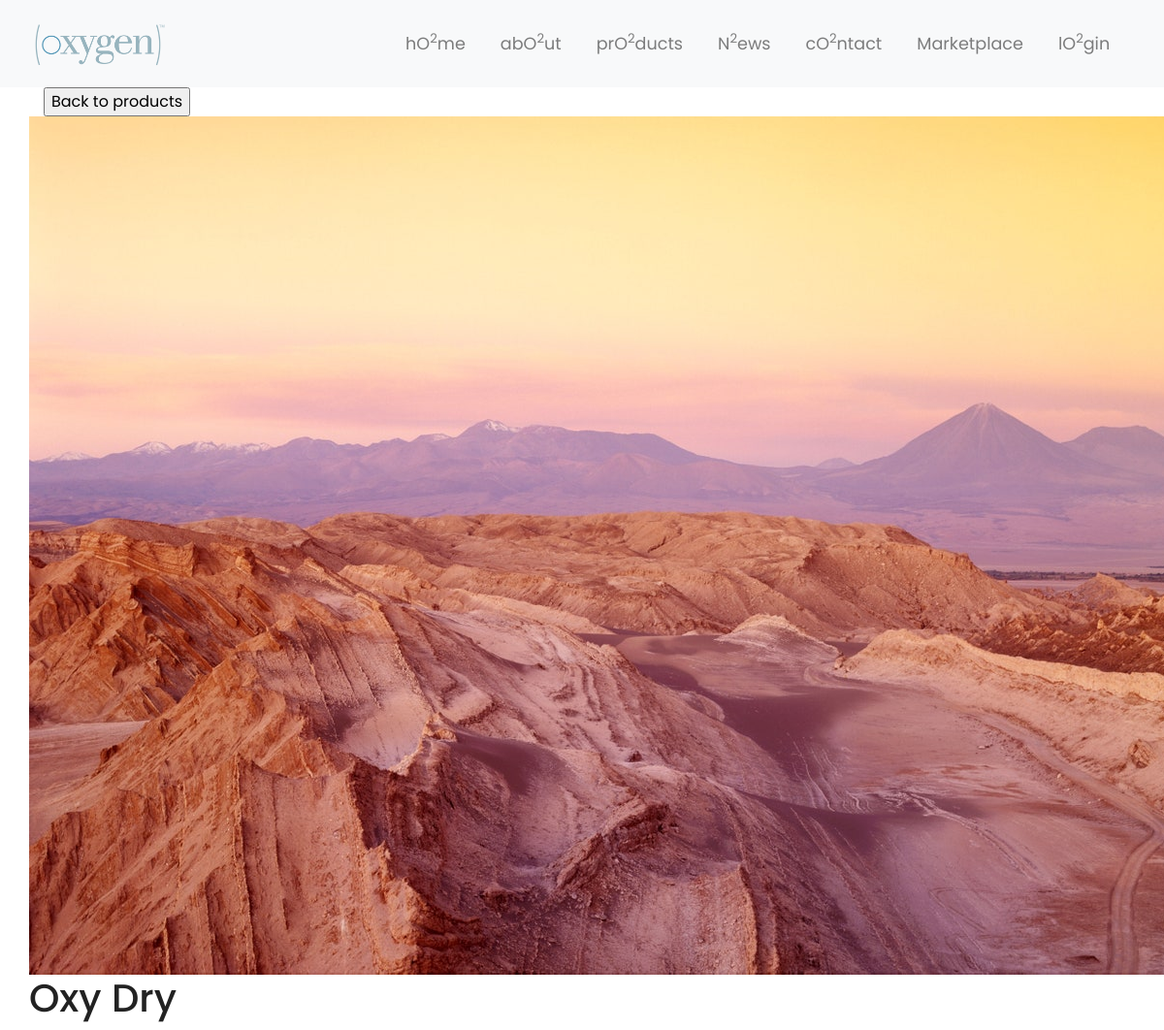
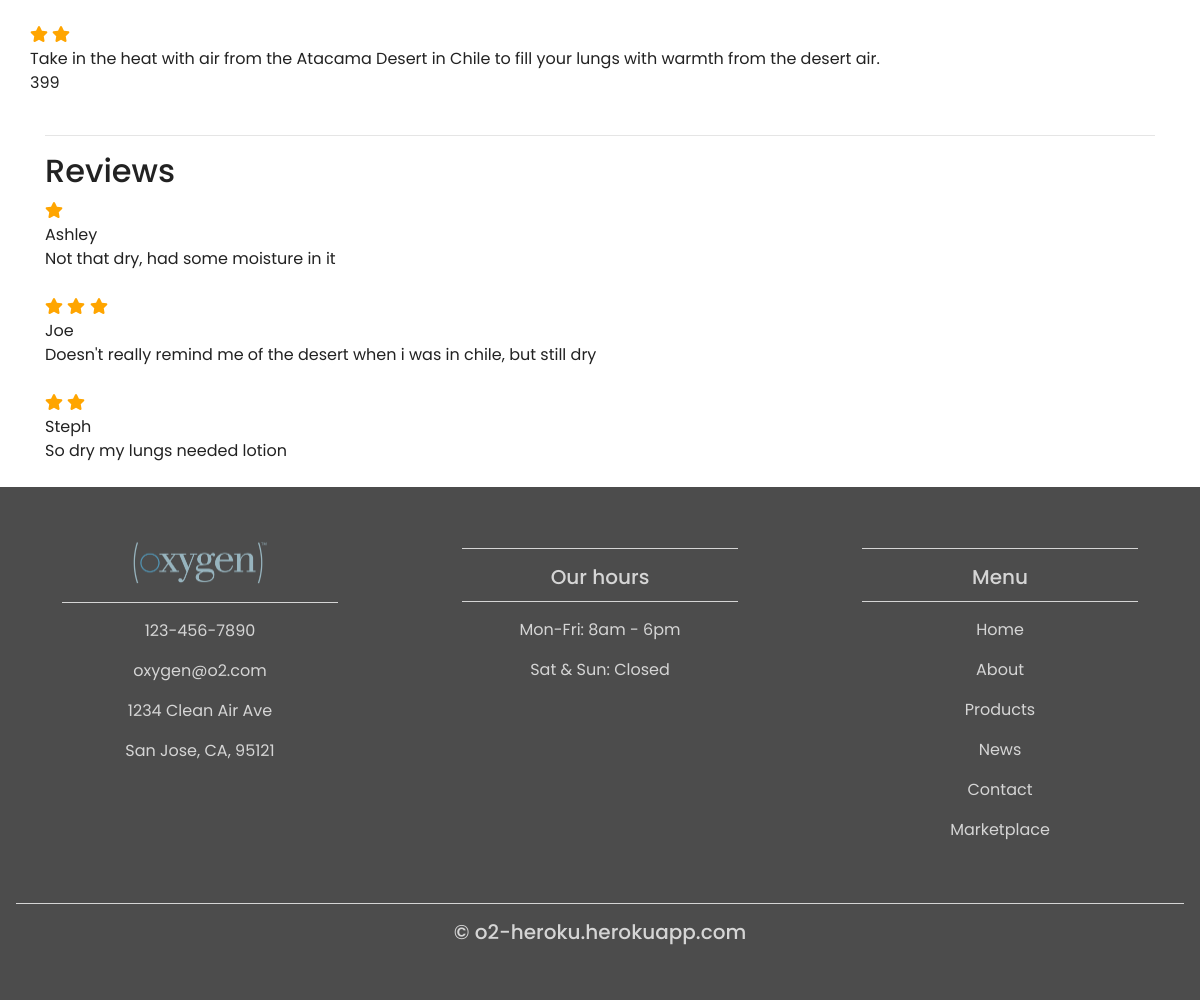
/detailPage.php?value=3, run on the app's committed database (2 pictures, top to bottom).
### tables this page shows
CREATE TABLE `products` (
  `product_id` int(11) NOT NULL,
  `name` varchar(50) NOT NULL,
  `image` varchar(100) NOT NULL,
  `description` text NOT NULL,
  `pricing` varchar(10) NOT NULL,
  `product_rating` double DEFAULT NULL,
  `view_count` int(11) NOT NULL
);

CREATE TABLE `ratings` (
  `rating_id` int(11) NOT NULL,
  `product_id` int(11) NOT NULL,
  `user_name` varchar(30) NOT NULL,
  `comment` text NOT NULL,
  `rating` double NOT NULL
);

### detailPage.php (the view, shortened to what this page needs)
<?php
include("dbconfig.php");
include("starsComponent.php");
$sql_view_count = 'UPDATE products SET view_count = view_count + 1 WHERE product_id =' . $_GET["value"];
mysqli_query($conn, $sql_view_count);
$sql1 = 'SELECT * FROM products WHERE product_id = ' . $_GET["value"] . '';
$query1 = mysqli_query($conn, $sql1);
$products = mysqli_fetch_assoc($query1);
?>
<!DOCTYPE html>
<html lang="en">
<head>
    <link rel="stylesheet" href="https://maxcdn.bootstrapcdn.com/bootstrap/4.0.0/css/bootstrap.min.css">
    <link rel="stylesheet" href="./css/style.css" />
</head>
<body>
    <?php include('navComponent.php') ?>
    <div class="container">
        <form action="productsPage.php">
            <input type="submit" value="Back to products" />
        </form>
        <div class="row">
            <div class="column">
                <?php echo '<img src="/img/' . $products['image'] . '">'; ?>
            </div>
            <div class="column">
                <?php
                echo '<h1>' . $products['name'] . '</h1>';
                displayStars($products["product_rating"]);
                echo $products['description'];
                echo $products['pricing'];
                ?>
            </div>
        </div>
        <hr>
        <div>
            <h2>Reviews</h2>
            <?php
            $sql = 'SELECT * FROM ratings WHERE product_id = ' . $_GET["value"];
            $query = mysqli_query($conn, $sql);
            while ($row = mysqli_fetch_assoc($query)) {
                echo "<div>";
                echo $row['user_name'];
                echo $row['comment'];
                echo "</div>";
            }
            ?>
        </div>
    </div>
    <?php include('footerComponent.php'); ?>
</body>
</html>

### starsComponent.php
<?php
function displayStars($productRating)
{
    if ($productRating == NULL) {
        $starNumber = 0;
    } else {
        $starNumber = $productRating;
    }
    for ($x = 0; $x < 5; $x++) {
        if (floor($starNumber) - $x >= 1) {
            echo '<span style="color: orange;">
                    <i class="fa fa-star"></i>
                    </span>';
        } elseif ($starNumber - $x > 0) {
            echo '<span style="color: orange;">
                <i class="fas fa-star-half"></i>
                </span>';
        } else {
            echo " ";
        }
    }
}

### css/style.css (style rules this page uses)
html, body { height: 100%; width: 100%; font-family: "Poppins", sans-serif; color: #222; }

### data on the page
products: image (picture), name "Oxy Dry", product_rating 2 (drawn), description "Take in the heat with air from the Atacama Desert in Chile to fill your lungs with warmth from the desert air.", pricing "399"
ratings: rating 1 (drawn), user_name "Ashley", comment "Not that dry, had some moisture in it"
ratings: rating 3 (drawn), user_name "Joe", comment "Doesn't really remind me of the desert when i was in chile, but still dry"
ratings: rating 2 (drawn), user_name "Steph", comment "So dry my lungs needed lotion"

### other printed values
$phone "123-456-7890"
$email "oxygen@o2.com"
$street "1234 Clean Air Ave"
$city "San Jose"
$state "CA"
$zip "95121"
